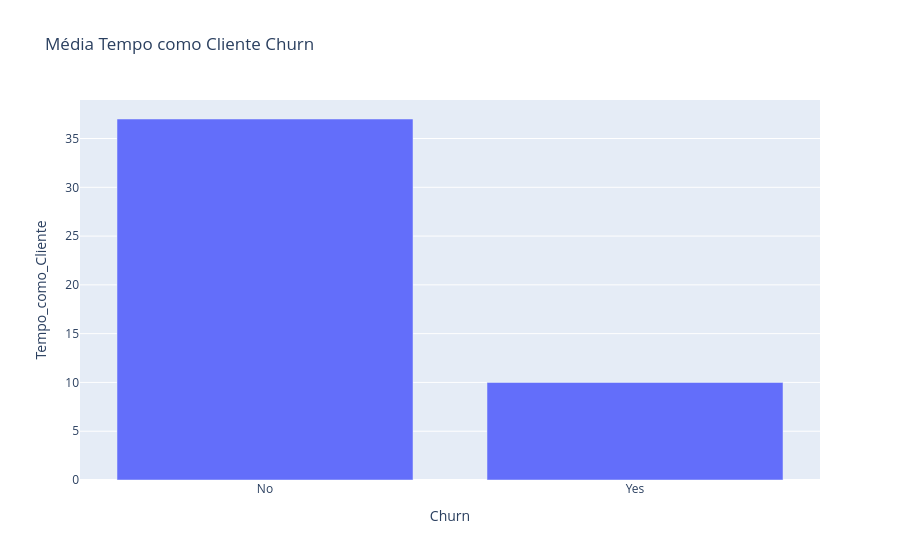

The notebook cell saved with this chart:
### Code cell
mediana = df.groupby('Churn')['Tempo_como_Cliente'].median().reset_index()

fig = px.bar(mediana, x='Churn', y='Tempo_como_Cliente',
            title='Média Tempo como Cliente Churn')
fig.show()

### Figure 1 — Plotly figure (JSON) as saved in the notebook; plotly's stock layout.template omitted (floating-point values rounded to 4 significant figures)
{"data": [{"hovertemplate": "Churn=%{x}<br>Tempo_como_Cliente=%{y}<extra></extra>", "legendgroup": "", "marker": {"color": "#636efa", "pattern": {"shape": ""}}, "name": "", "orientation": "v", "showlegend": false, "textposition": "auto", "type": "bar", "x": ["No", "Yes"], "xaxis": "x", "y": [37.0, 10.0], "yaxis": "y"}], "layout": {"barmode": "relative", "legend": {"tracegroupgap": 0}, "title": {"text": "Média Tempo como Cliente Churn"}, "xaxis": {"anchor": "y", "domain": [0, 1], "title": {"text": "Churn"}}, "yaxis": {"anchor": "x", "domain": [0, 1], "title": {"text": "Tempo_como_Cliente"}}}}
